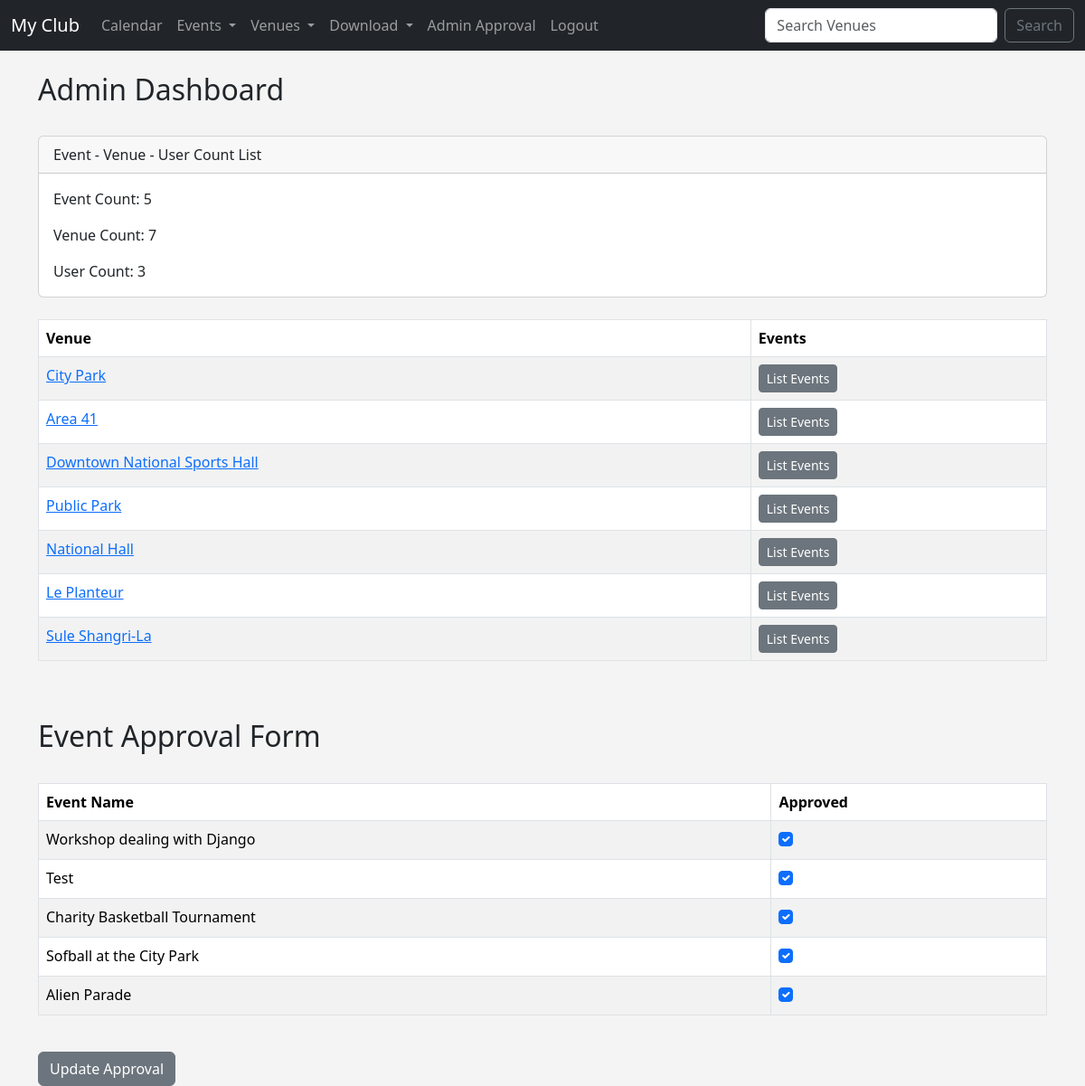
Screenshot of /admin_approval (signed in) with the database file from the repository.
### events/models.py (models this page shows, shortened)
class Venue(models.Model):
	name = models.CharField('Venue Name', max_length = 120)
	address = models.CharField(max_length = 300)
	zip_code = models.CharField('Zip Code',max_length = 15)
	phone = models.CharField('Contact Phone',max_length = 15, blank = True)
	web = models.URLField('Website Address', blank = True)
	email_address = models.EmailField('Email Address', blank = True)
	owner = models.IntegerField("Venue Owner", blank = False, default = 1)
	venue_image = models.ImageField(null = True, blank = True, upload_to="images/")
	def __str__ (self):
		return self.name

class Event(models.Model):
	name = models.CharField('Event Name', max_length = 120)
	event_date = models.DateTimeField('Event Date')
	venue = models.ForeignKey(Venue, blank = True , null = True, on_delete = models.CASCADE)
	manager = models.ForeignKey(User, blank = True, null = True, on_delete = models.SET_NULL)
	description = models.TextField(blank = True)
	attendees = models.ManyToManyField(MyClubUser, blank = True)
	approved = models.BooleanField('Approved', default = False)
	def __str__(self):
		return self.name

### events/views.py (the view)
# urls.py: path('admin_approval', views.admin_approval, name = "admin_approval"),
def admin_approval(request):
	venue_list = Venue.objects.all()
	event_count = Event.objects.all().count()
	venue_count = Venue.objects.all().count()
	user_count = User.objects.all().count()
	event_list = Event.objects.all().order_by('-event_date')
	if request.user.is_superuser:
		if request.method == "POST":
			id_list = request.POST.getlist('boxes')
			event_list.update(approved = False)
			for x in id_list:
				Event.objects.filter(pk=int(x)).update(approved = True)
			messages.success(request,("Event list approval has been updated!"))
			return redirect('list-events')
		else:
			return render(request, 'events/admin_approval.html',
				{'event_list': event_list,
				'event_count': event_count,
				'venue_count': venue_count,
				'user_count': user_count,
				'venue_list': venue_list})
	else:
		messages.success(request,("You aren't authorized to access this page!"))
		return redirect('home')
	return render(request, 'events/admin_approval.html',
		{})

### events/templates/events/admin_approval.html (shortened to what this page needs)
{% extends 'events/base.html' %}
{% block content %}
	<h2>Admin Dashboard</h2>
	<br/>
	<form action="" method="POST">
		<div class="card">
			<div class="card-header">
				Event - Venue - User Count List
			</div>
			<div class="card-body">
				<p class="card-text">Event Count: {{ event_count}}</p>
				<p class="card-text">Venue Count: {{ venue_count}}</p>
				<p class="card-text">User Count: {{ user_count}}</p>
			</div>
		</div>
		<br/>
		<table class="table table-striped table-hover table-bordered">
			<thead>
				<tr>
					<th scope="col">Venue</th>
					<th scope="col">Events</th>
				</tr>
			</thead>
			<tbody>
				{% for venue in venue_list %}
					<tr>
						<td>
							<a href="{% url 'show-venue' venue.id %}">{{ venue }}</a>
						</td>
						<td>
							<a href="{% url 'venue-events' venue.id %}" class="btn btn-sm btn-secondary">List Events</a>
						</td>
					</tr>
				{% endfor %}
			</tbody>
		</table>
		<br/><br/>
		<h2>Event Approval Form</h2>
		<br/>
		<table class="table table-striped table-hover table-bordered">
			<thead>
				<tr>
					<th scope="col">Event Name</th>
					<th scope="col">Approved</th>
				</tr>
			</thead>
			<tbody>
				{% for event in event_list %}
					<tr>
						<td>{{ event }}</td>
						<td>
							{% if event.approved %}
								<div class="form-check">
									<input type="checkbox" class="form-check-input" checked="checked" value={{event.id}} name="boxes">
								</div>
							{% else %}
								<div class="form-check">
									<input type="checkbox" class="form-check-input" value={{event.id}} name="boxes">
								</div>
							{% endif %}
						</td>
					</tr>
				{% endfor %}
			</tbody>
		</table>
		<br/>
		<button class="btn btn-secondary" type="submit">Update Approval</button>
	</form>
{% endblock %}

### events/templates/events/base.html (style rules this page uses)
body { background-color: #f4f4f4; }

### rows the page displays
Venue: name "City Park"
Venue: name "Area 41"
Venue: name "Downtown National Sports Hall"
Venue: name "Public Park"
Venue: name "National Hall"
Venue: name "Le Planteur"
Venue: name "Sule Shangri-La"
Event: name "Workshop dealing with Django"
Event: name "Test"
Event: name "Charity Basketball Tournament"
Event: name "Sofball at the City Park"
Event: name "Alien Parade"

### other values shown
{{ event_count }} "5"
{{ venue_count }} "7"
{{ user_count }} "3"
